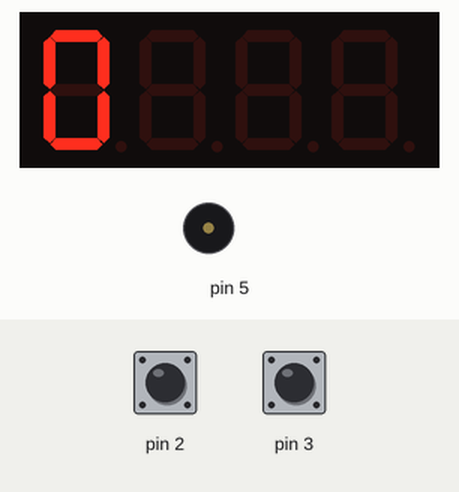
Simulated run of this sketch. Board: Arduino Uno, built with avr-gcc and run on an emulated ATmega328P. On the bench: 4-digit seven-segment display, buzzer (waves = sounding). Inputs (shaded band) come from the test bench; at power-on: pin 2 HIGH, pin 3 HIGH.

Above: at 1.2 s.
1.3 s: pin 2 pulled LOW for 1 s
At 3.2 s:
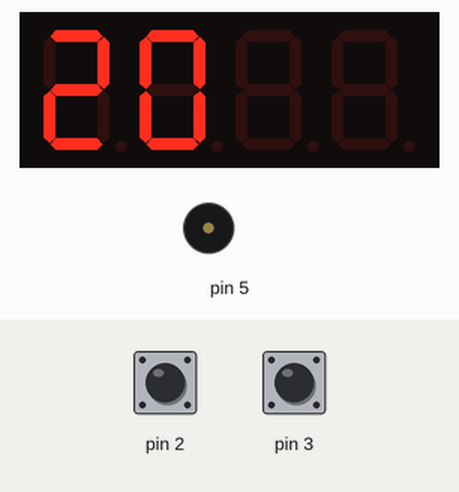
3.8 s: pin 3 pulled LOW for 0.15 s
At 4.7 s:
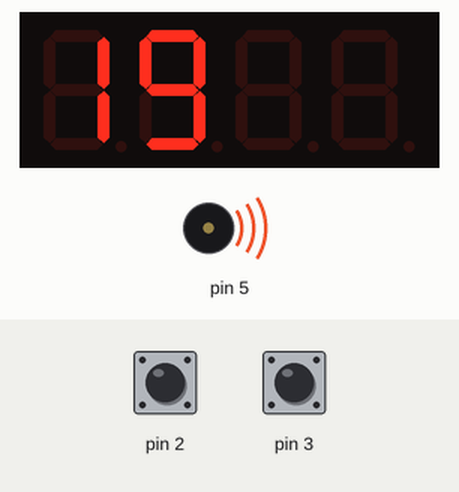
6.9 s: pin 2 pulled LOW for 0.15 s
At 7.7 s:
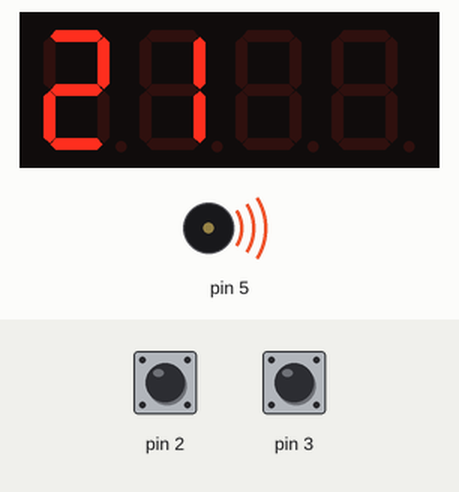
Timing chart, 0 to 9.9 s (numbered marks = the images above; inputs shaded):
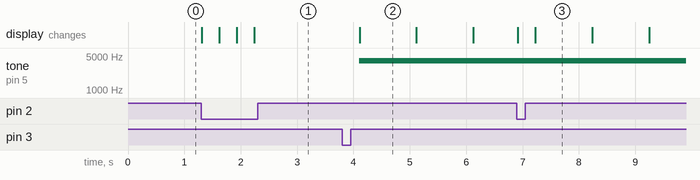

The sketch:

sketch.ino
```cpp
int x = 0;
int y = 1;

#include "TM1637.h"
TM1637 tm1637(9,10);

long temps1=0 ;

void setup() {
  tm1637.init();
  tm1637.set(BRIGHT_TYPICAL);

  pinMode(2, INPUT_PULLUP);
  pinMode(3, INPUT_PULLUP);
  pinMode(5, OUTPUT);
  pinMode(5, OUTPUT);
     tm1637.point(POINT_OFF);
   tm1637.display(x);

}

void loop() {
    if (!digitalRead(2)) {
      x = x + 5;
      tm1637.point(POINT_OFF);
       tm1637.display(x);
       delay(300);
    }
    if (!digitalRead(3)) {
      y = y * -1;
      delay(300);
    }
    if (y == -1) {
      tone(5,4000,0);
       delay(0);
      if ((millis()-temps1)>=1*1000) {
        temps1=millis();
        x = x - 1;
      }
      if (x <= 0) {
        x = 0;
        y = 1;
        noTone(5);
      }
      tm1637.point(POINT_OFF);
       tm1637.display(x);
       }

}
```

Measured:
- after the input at 1.3 s, the display: first changes at once (image 1 shows a later state)
- after the input at 3.8 s, tone on pin 5: silent → 4000 Hz after 0.30 s; the display: changes after 0.31 s (image 2)
- what the display in image 3 shows lasts 1.0 s, from 7.2 s to 8.2 s
